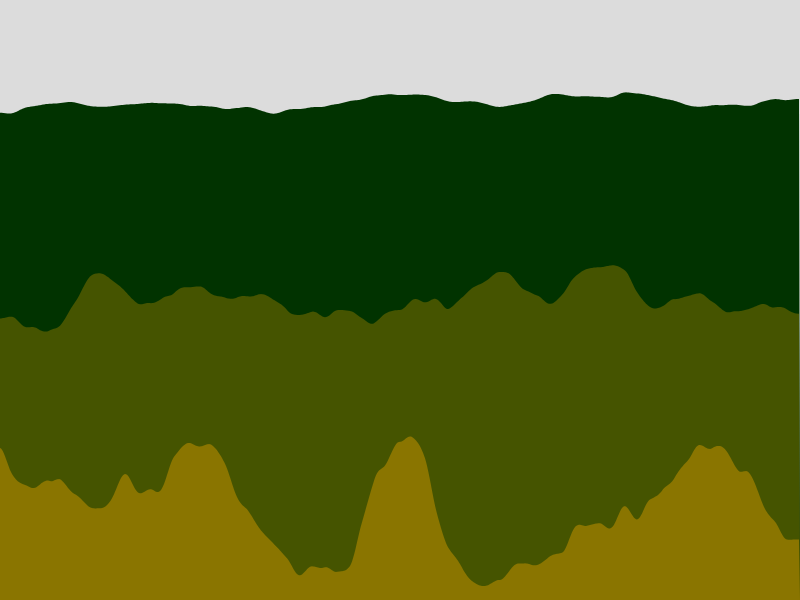
Frame 1 (no input)
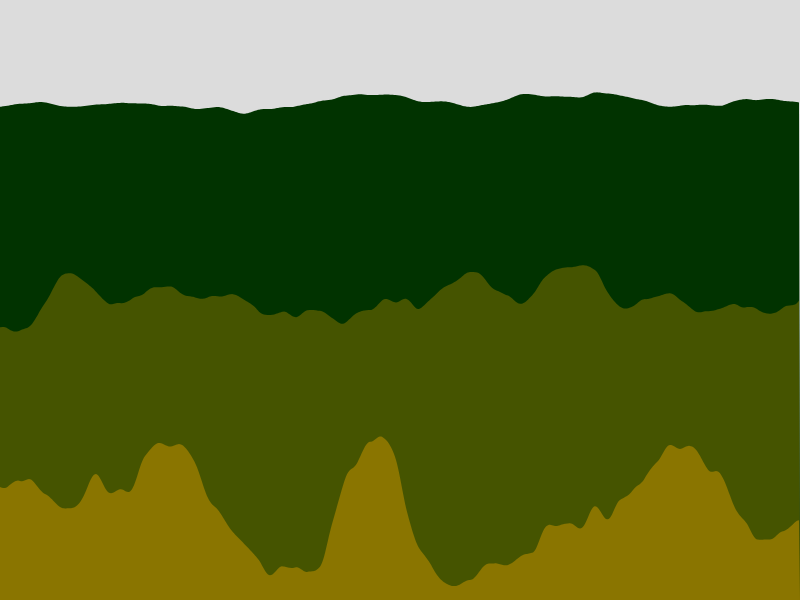
Frame 60 (no input)
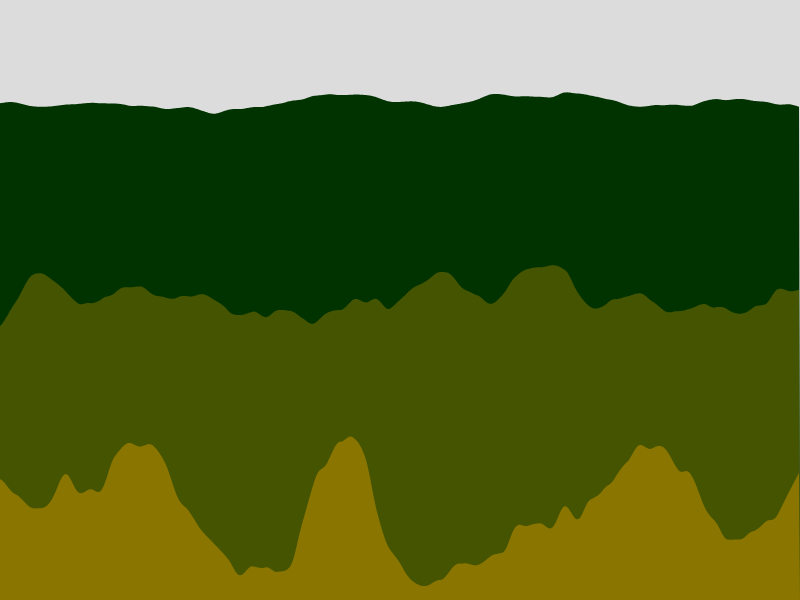
Frame 120 (the mouse pressed at the canvas centre since frame 60)

The p5.js sketch that drew these frames (run headless with seeded random() and noise() and a simulated clock; from frame 60 on, the mouse is pressed at the canvas centre):

// p5.js sketch
// ── sketch.js
const bright = 100
let lines = 3

function setup() {
    createCanvas(800, 600);
    noStroke()
}

function draw() {
    background(220);

    for (let h = lines; h < height; h += height / lines) {
        let r = map(h, 0, height, 0, 205)
        let g = map(h, 0, height, 50, 150)
        fill(r, g, 0)
        beginShape()
        for (let x = 0; x < width; x++) {
            let n = noise(((x + frameCount/2) / 100) + h*1000)
            let range = map(h, 0, height, 20, 200)
            let y = map(n, 0, 1, h + 100 - range, h + 100 + range)
            vertex(x, y)
        }

        vertex(width, height)
        vertex(0, height)
        endShape(CLOSE)
    }
}
